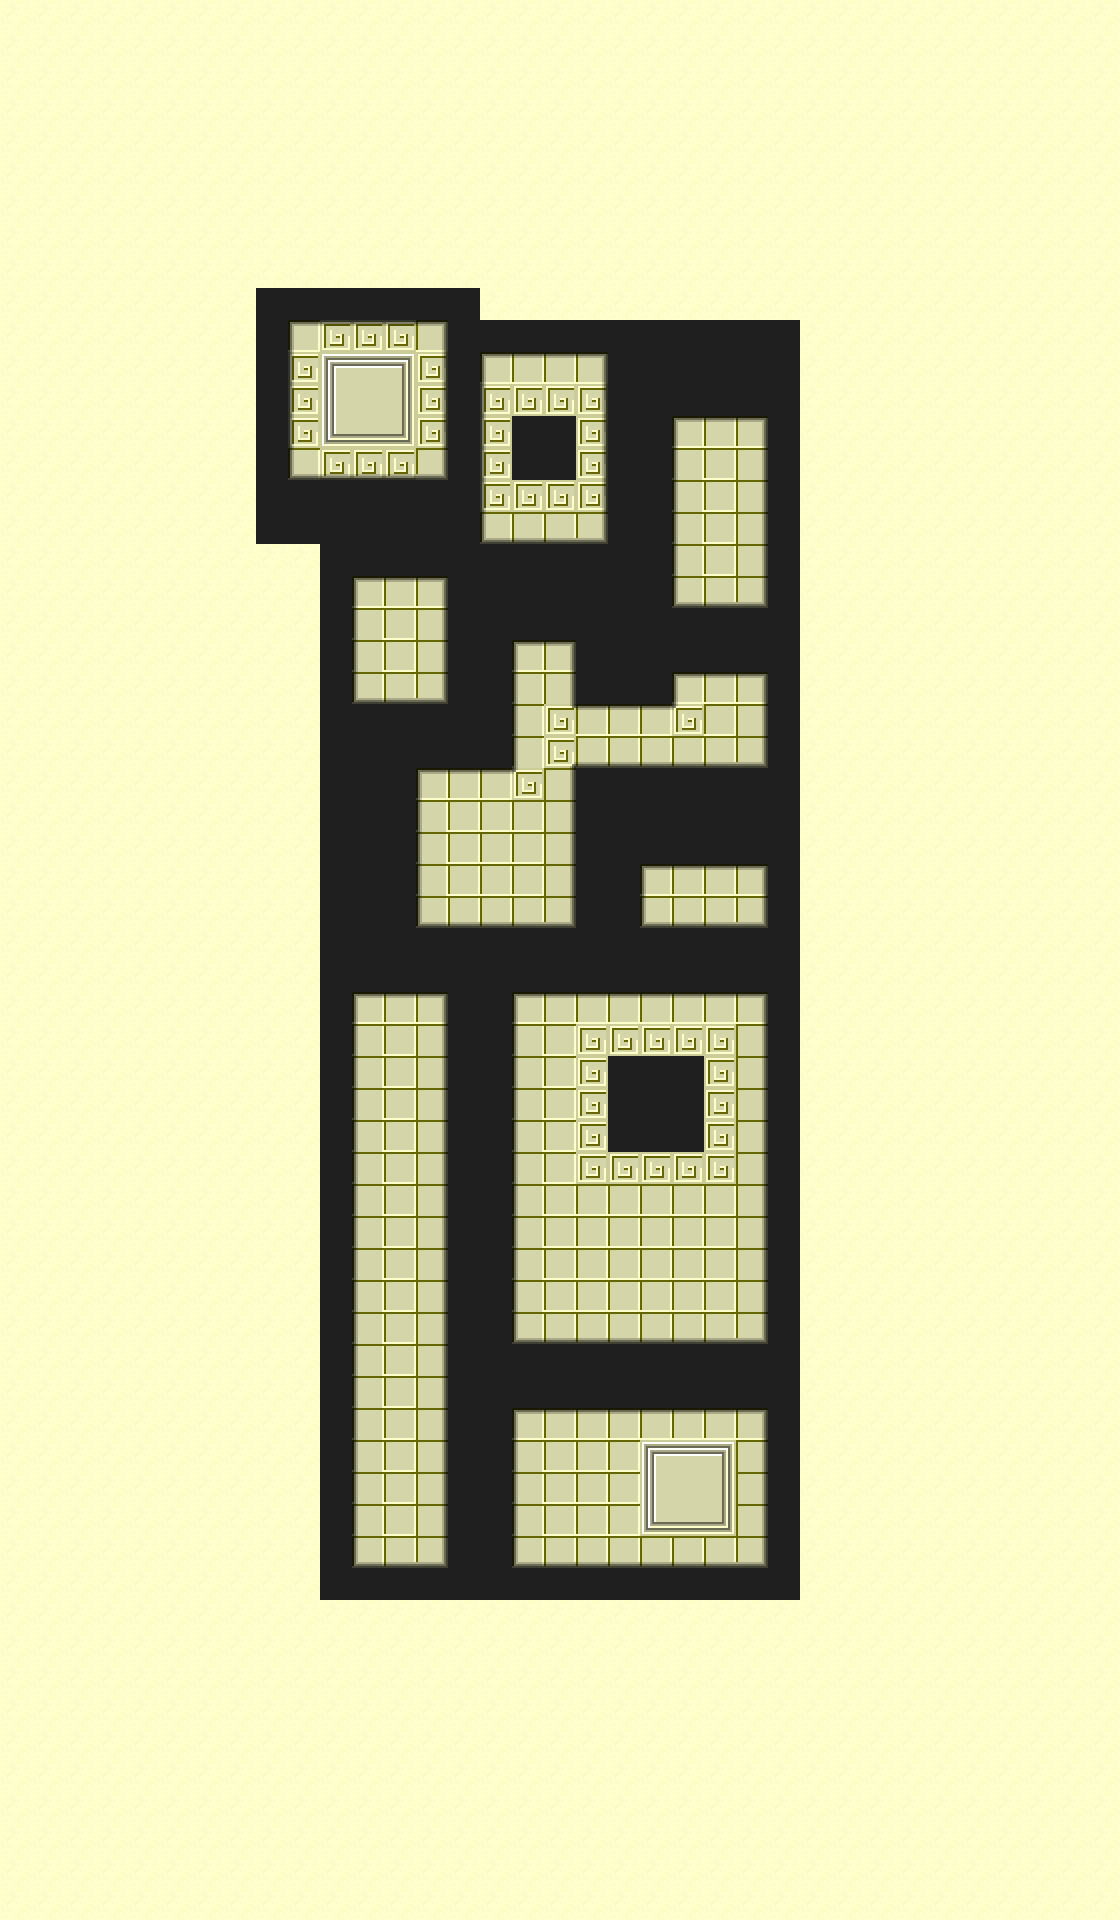

A 2D game scene composited from a Tiled map and its tileset images. What follows is a short description and the map's XML, with each tile layer's data collapsed to a summary:
An orthogonal 35x60 tile map with 32x32 px tiles, 2 tile layers (Foreground, Collision) and 2 objects (spawn, goal).

<map version="1.0" orientation="orthogonal" width="35" height="60" tilewidth="32" tileheight="32">
 <tileset firstgid="1" name="tileset2" tilewidth="32" tileheight="32">
  <image source="tileset2.png" width="512" height="512" />
 </tileset>
 <layer name="Foreground" width="35" height="60">
  <data>[2100 cells, 2100 non-empty, 75 distinct tile ids]</data>
 </layer>
 <layer name="Collision" width="35" height="60">
  <data>[2100 cells, 317 non-empty, 1 distinct tile ids]</data>
 </layer>
 <objectgroup name="Objects" width="35" height="60">
  <object name="Spawn" type="spawn" x="672" y="1472" width="32" height="32" />
  <object name="Goal" type="goal" x="352" y="384" width="32" height="32" />
 </objectgroup>
</map>
